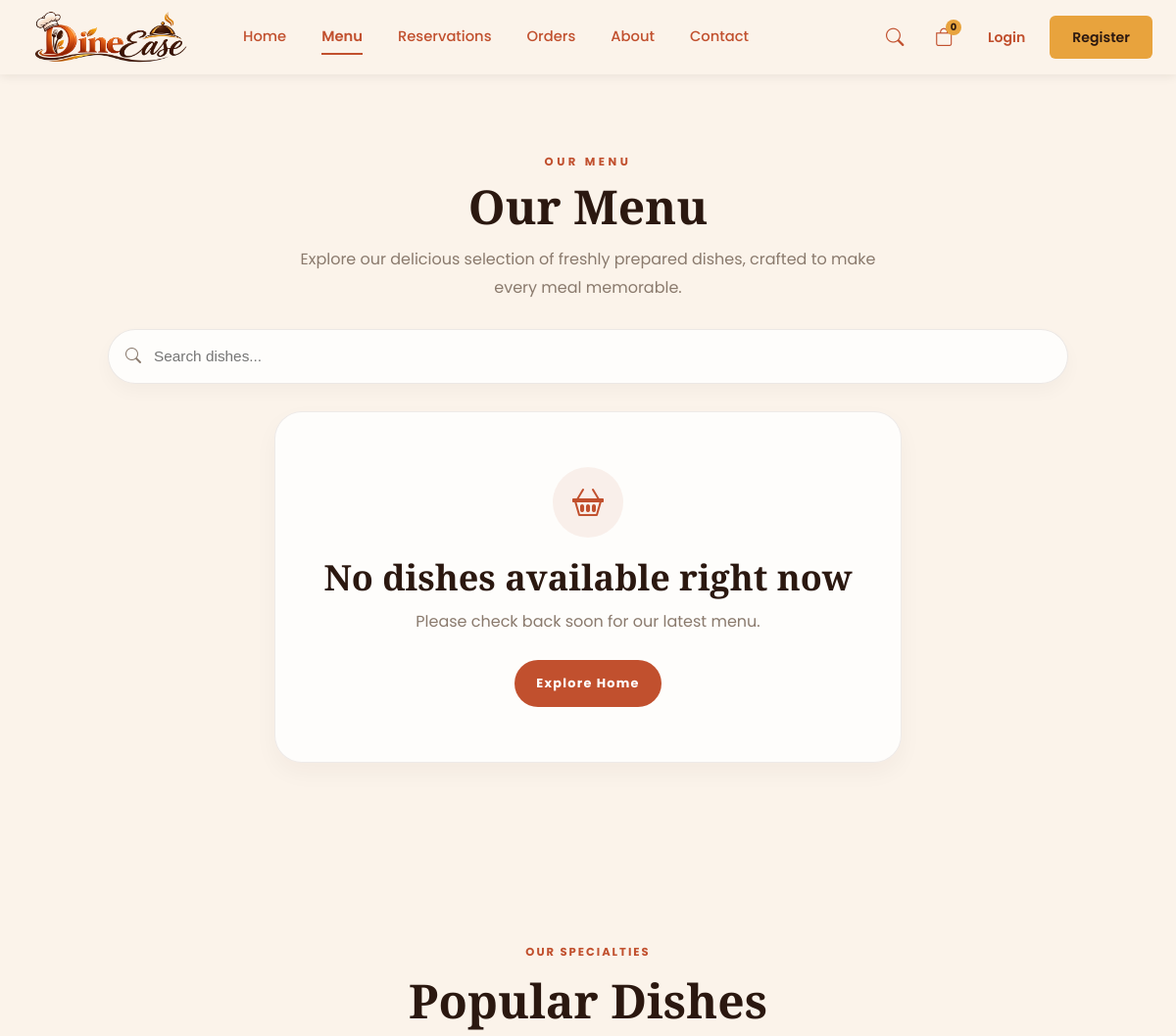
The app's page /menu/?category=Burger (upper part), older data.
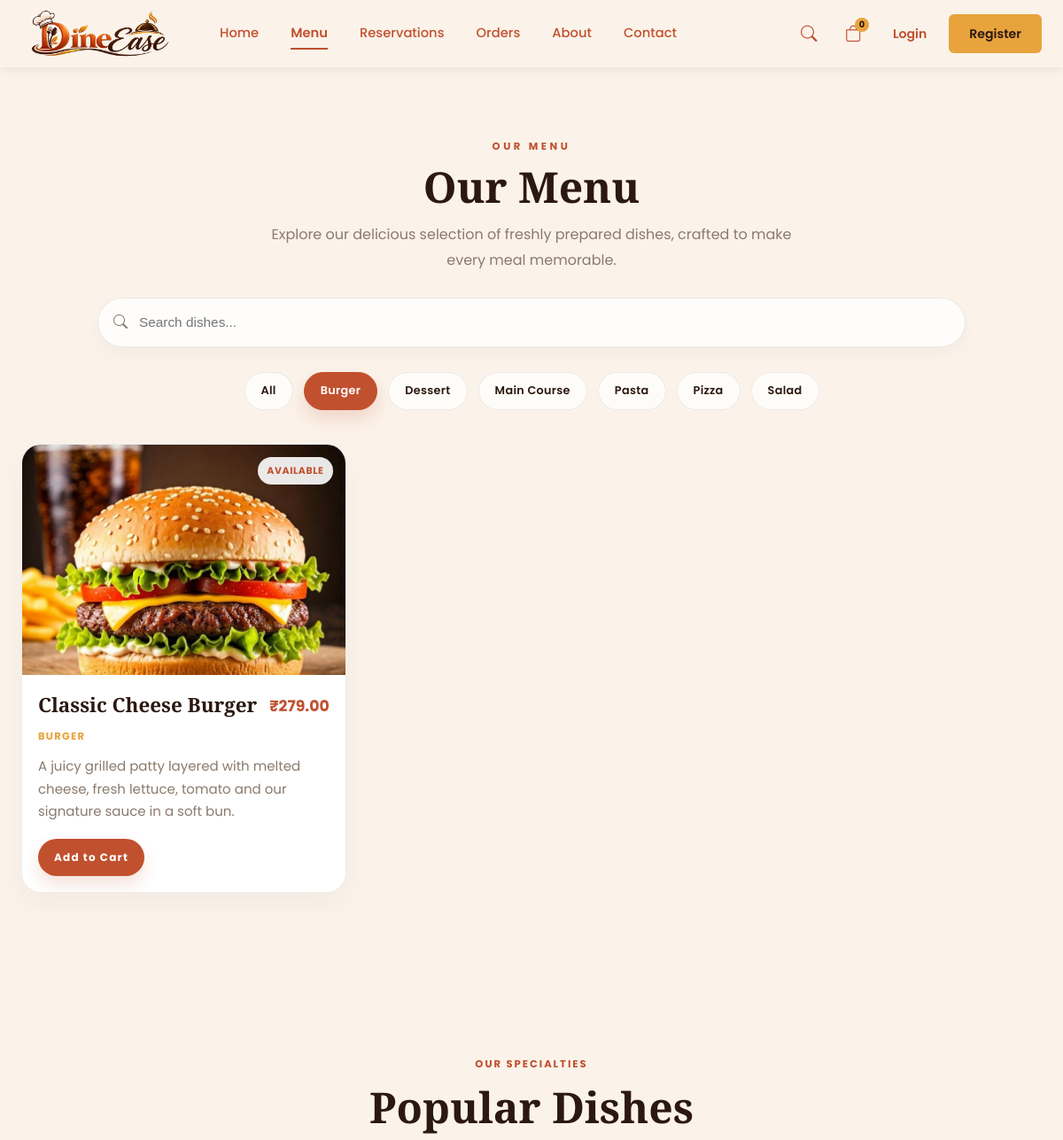
The same page, newer data.
### menu/models.py (models this page shows, shortened)
class Menu(models.Model):
	name = models.CharField(max_length=120)
	description = models.TextField()
	price = models.DecimalField(max_digits=8, decimal_places=2)
	image = models.ImageField(upload_to='menu/', blank=True)
	category = models.CharField(max_length=80, blank=True)
	is_available = models.BooleanField(default=True)
	created_at = models.DateTimeField(auto_now_add=True)
	class Meta:
		ordering = ('-created_at',)

### menu/views.py (the view)
# urls.py: path('menu/', menu_view, name='menu'),
def menu_view(request):
    selected_category = request.GET.get('category', '').strip()
    search_query = request.GET.get('q', '').strip()
    dishes = Menu.objects.filter(is_available=True)
    if search_query:
        dishes = dishes.filter(
            Q(name__icontains=search_query) |
            Q(description__icontains=search_query) |
            Q(category__icontains=search_query)
        )
    if selected_category:
        dishes = dishes.filter(category__iexact=selected_category)
    categories_queryset = Menu.objects.filter(is_available=True).exclude(category='')
    if search_query:
        categories_queryset = categories_queryset.filter(
            Q(name__icontains=search_query) |
            Q(description__icontains=search_query) |
            Q(category__icontains=search_query)
        )
    categories = (
        categories_queryset
        .values_list('category', flat=True)
        .distinct()
        .order_by('category')
    )
    return render(request, 'menu.html', {
        'dishes': dishes,
        'categories': categories,
        'selected_category': selected_category,
        'search_query': search_query,
    })

### templates/menu.html (shortened to what this page needs)
{% extends 'base.html' %}
{% load static %}
{% block content %}
<section class="menu-page">
    <div class="menu-container">
        <header class="menu-hero">
            <p class="menu-kicker">OUR MENU</p>
            <h1>Our Menu</h1>
            <p class="menu-subtitle">Explore our delicious selection of freshly prepared dishes, crafted to make every meal memorable.</p>
        </header>
        <div class="menu-controls" aria-label="Menu controls">
            <form method="get" action="{% url 'menu' %}" class="menu-search-form">
                <div class="menu-search-wrap">
                    <i class="bi bi-search menu-search-icon" aria-hidden="true"></i>
                    <input type="search" name="q" value="{{ search_query }}" class="menu-search" placeholder="Search dishes..." aria-label="Search dishes">
                </div>
            </form>
            {% if categories %}
            <nav class="menu-categories" aria-label="Menu categories">
                <a href="{% url 'menu' %}{% if search_query %}?q={{ search_query|urlencode }}{% endif %}" class="menu-category-btn {% if not selected_category %}active{% endif %}">All</a>
                {% for category in categories %}
                <a href="{% url 'menu' %}?{% if search_query %}q={{ search_query|urlencode }}&{% endif %}category={{ category|urlencode }}" class="menu-category-btn {% if selected_category == category %}active{% endif %}">{{ category }}</a>
                {% endfor %}
            </nav>
            {% endif %}
        </div>
        {% if dishes %}
        <div class="menu-grid">
            {% for item in dishes %}
            <article class="menu-card">
                <div class="menu-card-media">
                    {% if item.image %}
                    <img src="{{ item.image.url }}" alt="{{ item.name }}" class="menu-card-image" loading="lazy">
                    {% else %}
                    <div class="menu-card-image-fallback" aria-label="{{ item.name }}"></div>
                    {% endif %}
                    <span class="availability-badge {% if item.is_available %}available{% else %}unavailable{% endif %}">
                        {% if item.is_available %}Available{% else %}Currently Unavailable{% endif %}
                    </span>
                </div>
                <div class="menu-card-content">
                    <div class="menu-card-header">
                        <h2 class="menu-card-title">{{ item.name }}</h2>
                        <span class="menu-card-price">₹{{ item.price }}</span>
                    </div>
                    {% if item.category %}
                    <p class="menu-card-category">{{ item.category }}</p>
                    {% endif %}
                    {% if item.description %}
                    <p class="menu-card-description">{{ item.description }}</p>
                    {% endif %}
                    <div class="menu-card-actions">
                        {% if item.is_available %}
                        <form method="post" action="{% url 'add_to_cart' %}" class="menu-card-form">
                            <button type="submit" class="add-to-cart-btn">Add to Cart</button>
                        </form>
                        {% else %}
                        <button type="button" class="add-to-cart-btn add-to-cart-btn-disabled" disabled>Currently Unavailable</button>
                        {% endif %}
                    </div>
                </div>
            </article>
            {% endfor %}
        </div>
        {% else %}
        <div class="empty-menu">
            <div class="empty-menu-icon" aria-hidden="true"><i class="bi bi-basket2"></i></div>
            <h2>No dishes available right now</h2>
            <p>Please check back soon for our latest menu.</p>
            <a href="{% url 'home' %}" class="empty-menu-btn">Explore Home</a>
        </div>
        {% endif %}
    </div>
</section>
{% endblock %}

Row changes from the older to the newer data that the page shows:
added Menu: image (picture), is_available "AVAILABLE", name "Classic Cheese Burger", price "279.00", category "BURGER", description "A juicy grilled patty layered with melted cheese, fresh lettuce, tomato and our signature sauce in a soft bun."
Text that changed along with them:
text no longer shown: "No dishes available right now Please check back soon for our latest menu. Explore Home"
text now shown: "All"
new list line: "Burger"
new list line: "Dessert"
new list line: "Main Course"
new list line: "Pasta"
new list line: "Pizza"
new list line: "Salad"
